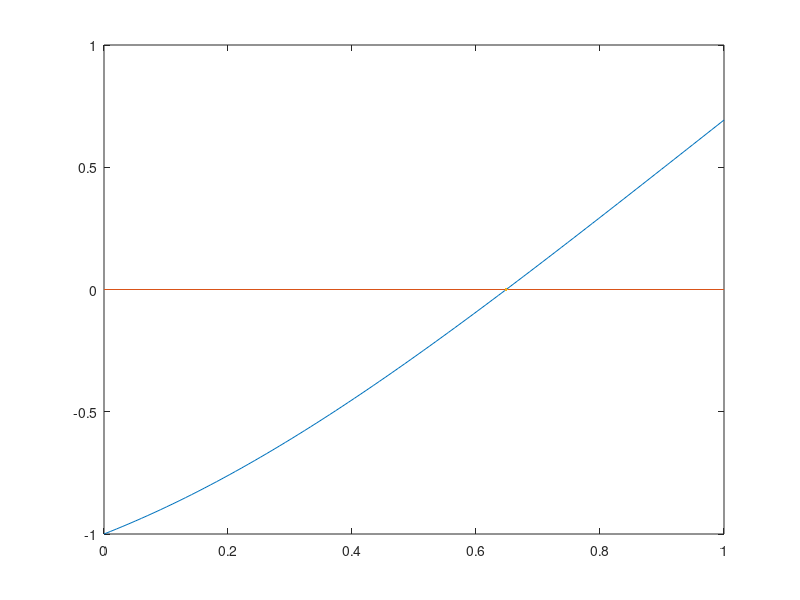

MATLAB code for this plot: (Note: this script raises an error after producing the figure.)
% Ejercicio 41

f = @(x) x-1 + log(x.^2 + 1);
raiz = fzero (f, [0,1]);
x = linspace (0,1);
plot (x,f(x))
hold on 
plot ([0,1],[0,0])
plot (raiz, f(raiz))
hold off
shg

% Falta el pto

%% Ejercicio 42

f2 = @(x) x + log (x+1) - 2;
solucion = fzero (f2, [1,2]);

%% Ejercicio 43

f3 = @(x) 2.^x - x - 3;
solf3 = fzero (f3, [-3,3]);

% No me carga
